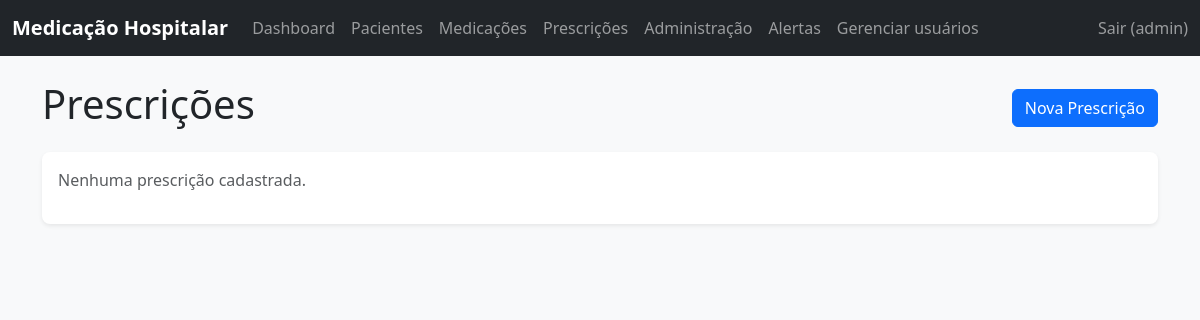
The app's page /prescricoes/ (signed in), older data.
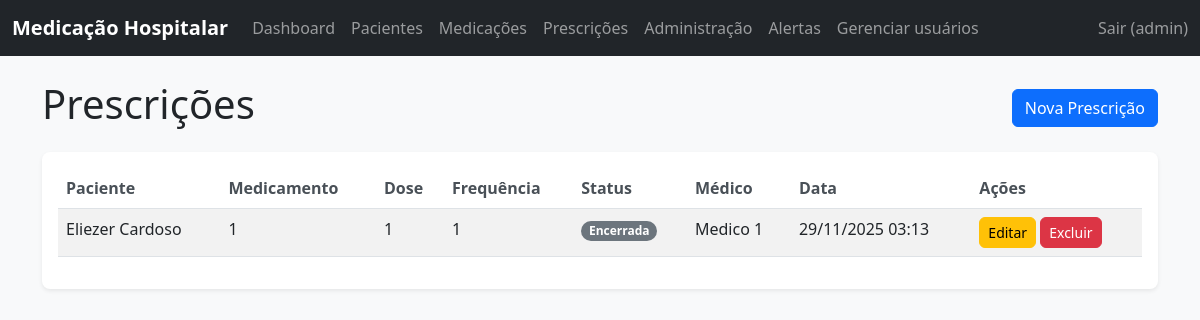
The same page, newer data.
### core/models.py (models this page shows, shortened)
class Prescricao(models.Model):
    STATUS_CHOICES = [
        ('ativa', 'Ativa'),
        ('suspensa', 'Suspensa'),
        ('encerrada', 'Encerrada'),
    ]
    paciente = models.ForeignKey(Paciente, on_delete=models.CASCADE)
    medicamento = models.ForeignKey(Medicamento, on_delete=models.CASCADE)
    medico = models.ForeignKey(
        settings.AUTH_USER_MODEL,
        on_delete=models.PROTECT,
        related_name='prescricoes',
        null=True,
        blank=True,
    )
    data_criacao = models.DateTimeField(auto_now_add=True)
    data_ultima_atualizacao = models.DateTimeField(auto_now=True)
    dose = models.CharField(max_length=100)
    frequencia = models.CharField(max_length=100)
    status = models.CharField(
        max_length=20,
        choices=STATUS_CHOICES,
        default='ativa',
    )
    observacoes = models.TextField(blank=True, null=True)
    class Meta:
        verbose_name = "Prescrição"
        verbose_name_plural = "Prescrições"
    def get_status_badge_class(self):
        mapping = {
            'ativa': 'bg-success',     # verde
            'suspensa': 'bg-warning',  # amarelo
            'encerrada': 'bg-secondary',  # cinza
        }
        return mapping.get(self.status, 'bg-secondary')

class Paciente(models.Model):
    SEXO_CHOICES = [
        ('M', 'Masculino'),
        ('F', 'Feminino'),
        ('O', 'Outro'),
    ]
    nome = models.CharField(max_length=255)
    cpf = models.CharField(max_length=11, unique=True, blank=True, null=True)
    data_nascimento = models.DateField()
    sexo = models.CharField(max_length=1, choices=SEXO_CHOICES)
    prontuario = models.CharField(max_length=50, unique=True)
    telefone_contato = models.CharField(max_length=20, blank=True, null=True)
    alergias = models.TextField(blank=True, null=True)
    historico_clinico = models.TextField(blank=True, null=True)
    class Meta:
        verbose_name = "Paciente"
        verbose_name_plural = "Pacientes"

class Medicamento(models.Model):
    nome = models.CharField(max_length=255)
    dosagem = models.CharField(max_length=100)
    via_administracao = models.CharField(max_length=100)
    class Meta:
        verbose_name = "Medicamento"
        verbose_name_plural = "Medicamentos"

class Usuario(AbstractUser):
    USERNAME_FIELD = 'username'
    EMAIL_FIELD = 'email'
    TIPO_USUARIO_CHOICES = [
        ('medico', 'Médico'),
        ('enfermeiro', 'Enfermeiro'),
        ('administrador', 'Administrador'),
    ]
    tipo_usuario = models.CharField(max_length=15, choices=TIPO_USUARIO_CHOICES, default='enfermeiro')
    class Meta:
        verbose_name = "Usuário"
        verbose_name_plural = "Usuários"

### core/views_frontend.py (the view)
# urls.py: path('prescricoes/', PrescricaoListView.as_view(), name='prescricoes'),
class PrescricaoListView(LoginRequiredMixin, ListView):
    model = Prescricao
    template_name = 'core/prescricao_list.html'
    context_object_name = 'prescricoes'
    def get_queryset(self):
        return (
            Prescricao.objects
            .select_related('paciente', 'medicamento', 'medico')
            .order_by('-data_criacao')
        )

### templates/core/prescricao_list.html (shortened to what this page needs)
{% extends 'base.html' %}
{% load static %}
{% block content %}
<div class="row">
    <div class="col-12">
        <div class="d-flex justify-content-between align-items-center mb-3">
            <h1>Prescrições</h1>
            <a href="{% url 'prescricao_create' %}" class="btn btn-primary">Nova Prescrição</a>
        </div>
    </div>
</div>
<div class="row">
    <div class="col-12">
        <div class="card">
            <div class="card-body">
                {% if prescricoes %}
                    <div class="table-responsive">
                        <table class="table table-striped">
                            <thead>
                                <tr>
                                    <th>Paciente</th>
                                    <th>Medicamento</th>
                                    <th>Dose</th>
                                    <th>Frequência</th>
                                    <th>Status</th>
                                    <th>Médico</th>
                                    <th>Data</th>
                                    <th>Ações</th>
                                </tr>
                            </thead>
                            <tbody>
                                {% for prescricao in prescricoes %}
                                    <tr>
                                        <td>{{ prescricao.paciente.nome }}</td>
                                        <td>{{ prescricao.medicamento.nome }}</td>
                                        <td>{{ prescricao.dose }}</td>
                                        <td>{{ prescricao.frequencia }}</td>
                                        <td>
                                            <span class="badge rounded-pill {{ prescricao.get_status_badge_class }}">
                                                {{ prescricao.get_status_display }}
                                            </span>
                                        </td>
                                        <td>
                                            {% if prescricao.medico %}
                                                {{ prescricao.medico.first_name|default:prescricao.medico.username }}
                                            {% else %}
                                                -
                                            {% endif %}
                                        </td>
                                        <td>{{ prescricao.data_criacao|date:"d/m/Y H:i" }}</td>
                                        <td>
                                            <a href="{% url 'prescricao_update' prescricao.pk %}" class="btn btn-sm btn-warning">Editar</a>
                                            <a href="{% url 'prescricao_delete' prescricao.pk %}" class="btn btn-sm btn-danger">Excluir</a>
                                        </td>
                                    </tr>
                                {% endfor %}
                            </tbody>
                        </table>
                    </div>
                {% else %}
                    <p class="text-muted">Nenhuma prescrição cadastrada.</p>
                {% endif %}
            </div>
        </div>
    </div>
</div>
{% endblock %}

Row changes from the older to the newer data that the page shows:
added Prescricao: paciente.nome "Eliezer Cardoso", medicamento.nome "1", dose "1", frequencia "1", status "Encerrada", medico.first_name "Medico 1", data_criacao "29/11/2025 03:13"
Text that changed along with them:
text no longer shown: "Nenhuma prescrição cadastrada."
text now shown: "Paciente Medicamento Dose Frequência Status Médico Data Ações"
